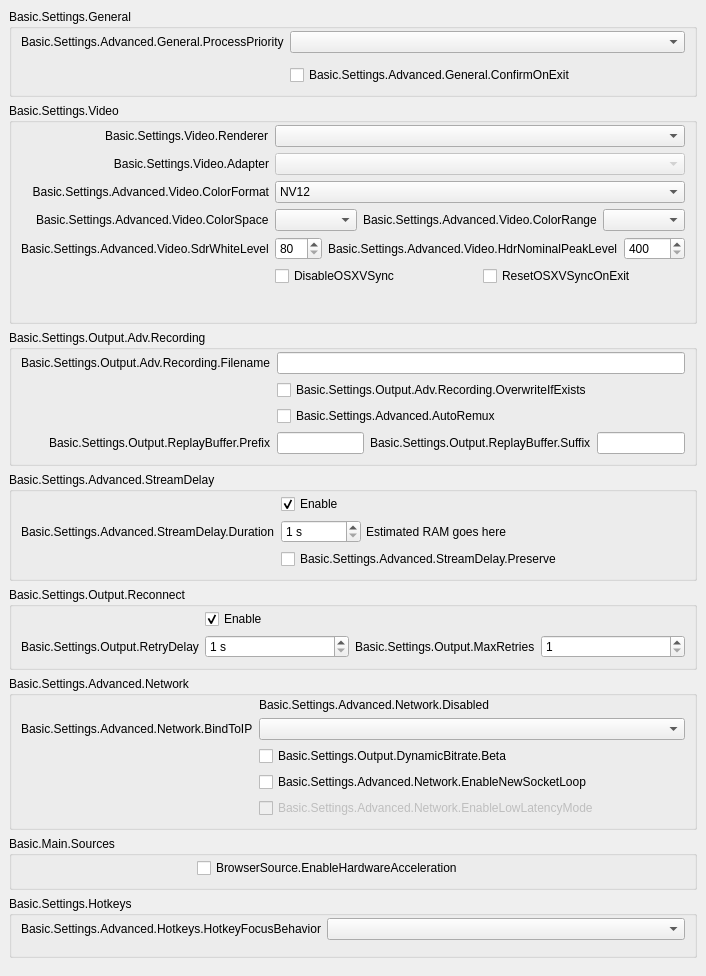
           <widget class="QWidget" name="scrollAreaWidgetContents">
            <property name="geometry">
             <rect>
              <x>0</x>
              <y>0</y>
              <width>609</width>
              <height>870</height>
             </rect>
            </property>
            <layout class="QVBoxLayout" name="verticalLayout_23">
             <property name="leftMargin">
              <number>0</number>
             </property>
             <property name="topMargin">
              <number>0</number>
             </property>
             <property name="rightMargin">
              <number>0</number>
             </property>
             <property name="bottomMargin">
              <number>9</number>
             </property>
             <item>
              <widget class="QFrame" name="widget_11">
               <layout class="QVBoxLayout" name="verticalLayout_24">
                <item>
                 <widget class="QGroupBox" name="advancedGeneralGroupBox">
                  <property name="title">
                   <string>Basic.Settings.General</string>
                  </property>
                  <layout class="QFormLayout" name="formLayout_22">
                   <property name="fieldGrowthPolicy">
                    <enum>QFormLayout::AllNonFixedFieldsGrow</enum>
                   </property>
                   <property name="labelAlignment">
                    <set>Qt::AlignRight|Qt::AlignTrailing|Qt::AlignVCenter</set>
                   </property>
                   <property name="topMargin">
                    <number>2</number>
                   </property>
                   <item row="0" column="0">
                    <widget class="QLabel" name="processPriorityLabel">
                     <property name="text">
                      <string>Basic.Settings.Advanced.General.ProcessPriority</string>
                     </property>
                     <property name="buddy">
                      <cstring>processPriority</cstring>
                     </property>
                    </widget>
                   </item>
                   <item row="0" column="1">
                    <widget class="QComboBox" name="processPriority"/>
                   </item>
                   <item row="1" column="0">
                    <spacer name="horizontalSpacer_13">
                     <property name="orientation">
                      <enum>Qt::Horizontal</enum>
                     </property>
                     <property name="sizeHint" stdset="0">
                      <size>
                       <width>170</width>
                       <height>0</height>
                      </size>
                     </property>
                    </spacer>
                   </item>
                   <item row="2" column="1">
                    <widget class="QCheckBox" name="confirmOnExit">
                     <property name="text">
                      <string>Basic.Settings.Advanced.General.ConfirmOnExit</string>
                     </property>
                    </widget>
                   </item>
                  </layout>
                 </widget>
                </item>
                <item>
                 <widget class="QGroupBox" name="advancedVideoContainer">
                  <property name="title">
                   <string>Basic.Settings.Video</string>
                  </property>
                  <layout class="QFormLayout" name="formLayout_14">
                   <property name="fieldGrowthPolicy">
                    <enum>QFormLayout::AllNonFixedFieldsGrow</enum>
                   </property>
                   <property name="labelAlignment">
                    <set>Qt::AlignRight|Qt::AlignTrailing|Qt::AlignVCenter</set>
                   </property>
                   <property name="topMargin">
                    <number>2</number>
                   </property>
                   <item row="0" column="0">
                    <widget class="QLabel" name="rendererLabel">
                     <property name="text">
                      <string>Basic.Settings.Video.Renderer</string>
                     </property>
                     <property name="buddy">
                      <cstring>renderer</cstring>
                     </property>
                    </widget>
                   </item>
                   <item row="0" column="1">
                    <widget class="QComboBox" name="renderer">
                     <property name="currentText">
                      <string notr="true"/>
                     </property>
                    </widget>
                   </item>
                   <item row="1" column="0">
                    <widget class="QLabel" name="adapterLabel">
                     <property name="text">
                      <string>Basic.Settings.Video.Adapter</string>
                     </property>
                     <property name="alignment">
                      <set>Qt::AlignRight|Qt::AlignTrailing|Qt::AlignVCenter</set>
                     </property>
                     <property name="buddy">
                      <cstring>adapter</cstring>
                     </property>
                    </widget>
                   </item>
                   <item row="1" column="1">
                    <widget class="QComboBox" name="adapter">
                     <property name="enabled">
                      <bool>false</bool>
                     </property>
                     <property name="currentText">
                      <string notr="true"/>
                     </property>
                    </widget>
                   </item>
                   <item row="2" column="0">
                    <widget class="QLabel" name="label_30">
                     <property name="minimumSize">
                      <size>
                       <width>0</width>
                       <height>0</height>
                      </size>
                     </property>
                     <property name="text">
                      <string>Basic.Settings.Advanced.Video.ColorFormat</string>
                     </property>
                     <property name="alignment">
                      <set>Qt::AlignRight|Qt::AlignTrailing|Qt::AlignVCenter</set>
                     </property>
                     <property name="buddy">
                      <cstring>colorFormat</cstring>
                     </property>
                    </widget>
                   </item>
                   <item row="2" column="1">
                    <widget class="QComboBox" name="colorFormat">
                     <item>
                      <property name="text">
                       <string notr="true">NV12</string>
                      </property>
                     </item>
                     <item>
                      <property name="text">
                       <string notr="true">I420</string>
                      </property>
                     </item>
                     <item>
                      <property name="text">
                       <string notr="true">I444</string>
                      </property>
                     </item>
                     <item>
                      <property name="text">
                       <string notr="true">P010</string>
                      </property>
                     </item>
                     <item>
                      <property name="text">
                       <string notr="true">I010</string>
                      </property>
                     </item>
                     <item>
                      <property name="text">
                       <string notr="true">RGB</string>
                      </property>
                     </item>
                    </widget>
                   </item>
                   <item row="3" column="0">
                    <widget class="QLabel" name="label_33">
                     <property name="text">
                      <string>Basic.Settings.Advanced.Video.ColorSpace</string>
                     </property>
                     <property name="buddy">
                      <cstring>colorSpace</cstring>
                     </property>
                    </widget>
                   </item>
                   <item row="3" column="1">
                    <layout class="QHBoxLayout" name="horizontalLayout_20">
                     <property name="leftMargin">
                      <number>0</number>
                     </property>
                     <property name="topMargin">
                      <number>0</number>
                     </property>
                     <property name="rightMargin">
                      <number>0</number>
                     </property>
                     <property name="bottomMargin">
                      <number>0</number>
                     </property>
                     <item>
                      <widget class="QComboBox" name="colorSpace"/>
                     </item>
                     <item>
                      <widget class="QLabel" name="label_34">
                       <property name="sizePolicy">
                        <sizepolicy hsizetype="Maximum" vsizetype="Preferred">
                         <horstretch>0</horstretch>
                         <verstretch>0</verstretch>
                        </sizepolicy>
                       </property>
                       <property name="text">
                        <string>Basic.Settings.Advanced.Video.ColorRange</string>
                       </property>
                       <property name="buddy">
                        <cstring>colorRange</cstring>
                       </property>
                      </widget>
                     </item>
                     <item>
                      <widget class="QComboBox" name="colorRange"/>
                     </item>
                    </layout>
                   </item>
                   <item row="4" column="0">
                    <widget class="QLabel" name="label_sdrWhiteLevel">
                     <property name="text">
                      <string>Basic.Settings.Advanced.Video.SdrWhiteLevel</string>
                     </property>
                     <property name="buddy">
                      <cstring>sdrWhiteLevel</cstring>
                     </property>
                    </widget>
                   </item>
                   <item row="4" column="1">
                    <layout class="QHBoxLayout" name="horizontalLayout_sdrPaperWhite">
                     <property name="leftMargin">
                      <number>0</number>
                     </property>
                     <property name="topMargin">
                      <number>0</number>
                     </property>
                     <property name="rightMargin">
                      <number>0</number>
                     </property>
                     <property name="bottomMargin">
                      <number>0</number>
                     </property>
                     <item>
                      <widget class="QSpinBox" name="sdrWhiteLevel">
                       <property name="minimum">
                        <number>80</number>
                       </property>
                       <property name="maximum">
                        <number>480</number>
                       </property>
                      </widget>
                     </item>
                     <item>
                      <widget class="QLabel" name="label_hdrNominalPeakLevel">
                       <property name="sizePolicy">
                        <sizepolicy hsizetype="Maximum" vsizetype="Preferred">
                         <horstretch>0</horstretch>
                         <verstretch>0</verstretch>
                        </sizepolicy>
                       </property>
                       <property name="text">
                        <string>Basic.Settings.Advanced.Video.HdrNominalPeakLevel</string>
                       </property>
                       <property name="buddy">
                        <cstring>hdrNominalPeakLevel</cstring>
                       </property>
                      </widget>
                     </item>
                     <item>
                      <widget class="QSpinBox" name="hdrNominalPeakLevel">
                       <property name="minimum">
                        <number>400</number>
                       </property>
                       <property name="maximum">
                        <number>10000</number>
                       </property>
                      </widget>
                     </item>
                    </layout>
                   </item>
                   <item row="5" column="1">
                    <layout class="QHBoxLayout" name="horizontalLayout_18">
                     <property name="leftMargin">
                      <number>0</number>
                     </property>
                     <property name="topMargin">
                      <number>0</number>
                     </property>
                     <property name="rightMargin">
                      <number>0</number>
                     </property>
                     <property name="bottomMargin">
                      <number>0</number>
                     </property>
                     <item>
                      <widget class="QCheckBox" name="disableOSXVSync">
                       <property name="text">
                        <string>DisableOSXVSync</string>
                       </property>
                      </widget>
                     </item>
                     <item>
                      <widget class="QCheckBox" name="resetOSXVSync">
                       <property name="text">
                        <string>ResetOSXVSyncOnExit</string>
                       </property>
                      </widget>
                     </item>
                    </layout>
                   </item>
                   <item row="6" column="0">
                    <spacer name="horizontalSpacer_12">
                     <property name="orientation">
                      <enum>Qt::Horizontal</enum>
                     </property>
                     <property name="sizeHint" stdset="0">
                      <size>
                       <width>170</width>
                       <height>20</height>
                      </size>
                     </property>
                    </spacer>
                   </item>
                  </layout>
                 </widget>
                </item>
                <item>
                 <widget class="QGroupBox" name="groupBox_6">
                  <property name="title">
                   <string>Basic.Settings.Output.Adv.Recording</string>
                  </property>
                  <layout class="QFormLayout" name="formLayout_17">
                   <property name="fieldGrowthPolicy">
                    <enum>QFormLayout::AllNonFixedFieldsGrow</enum>
                   </property>
                   <property name="labelAlignment">
                    <set>Qt::AlignRight|Qt::AlignTrailing|Qt::AlignVCenter</set>
                   </property>
                   <property name="topMargin">
                    <number>2</number>
                   </property>
                   <item row="0" column="0">
                    <widget class="QLabel" name="label_7">
                     <property name="text">
                      <string>Basic.Settings.Output.Adv.Recording.Filename</string>
                     </property>
                     <property name="buddy">
                      <cstring>filenameFormatting</cstring>
                     </property>
                    </widget>
                   </item>
                   <item row="0" column="1">
                    <widget class="QLineEdit" name="filenameFormatting"/>
                   </item>
                   <item row="1" column="1">
                    <widget class="QCheckBox" name="overwriteIfExists">
                     <property name="text">
                      <string>Basic.Settings.Output.Adv.Recording.OverwriteIfExists</string>
                     </property>
                    </widget>
                   </item>
                   <item row="3" column="1">
                    <layout class="QHBoxLayout" name="horizontalLayout_14">
                     <property name="leftMargin">
                      <number>0</number>
                     </property>
                     <property name="topMargin">
                      <number>0</number>
                     </property>
                     <property name="rightMargin">
                      <number>0</number>
                     </property>
                     <property name="bottomMargin">
                      <number>0</number>
                     </property>
                     <item>
                      <widget class="QLineEdit" name="simpleRBPrefix"/>
                     </item>
                     <item>
                      <widget class="QLabel" name="label_58">
                       <property name="text">
                        <string>Basic.Settings.Output.ReplayBuffer.Suffix</string>
                       </property>
                       <property name="buddy">
                        <cstring>simpleRBSuffix</cstring>
                       </property>
                      </widget>
                     </item>
                     <item>
                      <widget class="QLineEdit" name="simpleRBSuffix"/>
                     </item>
                    </layout>
                   </item>
                   <item row="3" column="0">
                    <widget class="QLabel" name="label_57">
                     <property name="text">
                      <string>Basic.Settings.Output.ReplayBuffer.Prefix</string>
                     </property>
                     <property name="buddy">
                      <cstring>simpleRBPrefix</cstring>
                     </property>
                    </widget>
                   </item>
                   <item row="1" column="0">
                    <spacer name="horizontalSpacer_10">
                     <property name="orientation">
                      <enum>Qt::Horizontal</enum>
                     </property>
                     <property name="sizeHint" stdset="0">
                      <size>
                       <width>170</width>
                       <height>20</height>
                      </size>
                     </property>
                    </spacer>
                   </item>
                   <item row="2" column="1">
                    <widget class="QCheckBox" name="autoRemux">
                     <property name="text">
                      <string>Basic.Settings.Advanced.AutoRemux</string>
                     </property>
                    </widget>
                   </item>
                   <item row="2" column="0">
                    <spacer name="horizontalSpacer_16">
                     <property name="orientation">
                      <enum>Qt::Horizontal</enum>
                     </property>
                     <property name="sizeHint" stdset="0">
                      <size>
                       <width>40</width>
                       <height>20</height>
                      </size>
                     </property>
                    </spacer>
                   </item>
                  </layout>
                 </widget>
                </item>
                <item>
                 <widget class="QGroupBox" name="groupBox_5">
                  <property name="title">
                   <string>Basic.Settings.Advanced.StreamDelay</string>
                  </property>
                  <layout class="QFormLayout" name="formLayout_18">
                   <property name="fieldGrowthPolicy">
                    <enum>QFormLayout::AllNonFixedFieldsGrow</enum>
                   </property>
                   <property name="labelAlignment">
                    <set>Qt::AlignRight|Qt::AlignTrailing|Qt::AlignVCenter</set>
                   </property>
                   <property name="topMargin">
                    <number>2</number>
                   </property>
                   <item row="1" column="0">
                    <widget class="QLabel" name="label_56">
                     <property name="text">
                      <string>Basic.Settings.Advanced.StreamDelay.Duration</string>
                     </property>
                     <property name="buddy">
                      <cstring>streamDelaySec</cstring>
                     </property>
                    </widget>
                   </item>
                   <item row="1" column="1">
                    <widget class="QFrame" name="widget_12">
                     <property name="enabled">
                      <bool>true</bool>
                     </property>
                     <layout class="QHBoxLayout" name="horizontalLayout_13">
                      <property name="spacing">
                       <number>5</number>
                      </property>
                      <property name="leftMargin">
                       <number>0</number>
                      </property>
                      <property name="topMargin">
                       <number>0</number>
                      </property>
                      <property name="rightMargin">
                       <number>0</number>
                      </property>
                      <property name="bottomMargin">
                       <number>0</number>
                      </property>
                      <item>
                       <widget class="QSpinBox" name="streamDelaySec">
                        <property name="enabled">
                         <bool>true</bool>
                        </property>
                        <property name="sizePolicy">
                         <sizepolicy hsizetype="Maximum" vsizetype="Fixed">
                          <horstretch>0</horstretch>
                          <verstretch>0</verstretch>
                         </sizepolicy>
                        </property>
                        <property name="minimumSize">
                         <size>
                          <width>80</width>
                          <height>0</height>
                         </size>
                        </property>
                        <property name="suffix">
                         <string notr="true"> s</string>
                        </property>
                        <property name="minimum">
                         <number>1</number>
                        </property>
                        <property name="maximum">
                         <number>1800</number>
                        </property>
                       </widget>
                      </item>
                      <item>
                       <widget class="QLabel" name="streamDelayInfo">
                        <property name="text">
                         <string notr="true">Estimated RAM goes here</string>
                        </property>
                       </widget>
                      </item>
                     </layout>
                    </widget>
                   </item>
                   <item row="2" column="1">
                    <widget class="QCheckBox" name="streamDelayPreserve">
                     <property name="text">
                      <string>Basic.Settings.Advanced.StreamDelay.Preserve</string>
                     </property>
                    </widget>
                   </item>
                   <item row="0" column="1">
                    <widget class="QCheckBox" name="streamDelayEnable">
                     <property name="text">
                      <string>Enable</string>
                     </property>
                     <property name="checked">
                      <bool>true</bool>
                     </property>
                    </widget>
                   </item>
                   <item row="2" column="0">
                    <spacer name="horizontalSpacer_9">
                     <property name="orientation">
                      <enum>Qt::Horizontal</enum>
                     </property>
                     <property name="sizeHint" stdset="0">
                      <size>
                       <width>170</width>
                       <height>20</height>
                      </size>
                     </property>
                    </spacer>
                   </item>
                  </layout>
                 </widget>
                </item>
                <item>
                 <widget class="QGroupBox" name="groupBox_7">
                  <property name="title">
                   <string>Basic.Settings.Output.Reconnect</string>
                  </property>
                  <layout class="QFormLayout" name="formLayout_19">
                   <property name="fieldGrowthPolicy">
                    <enum>QFormLayout::AllNonFixedFieldsGrow</enum>
                   </property>
                   <property name="labelAlignment">
                    <set>Qt::AlignRight|Qt::AlignTrailing|Qt::AlignVCenter</set>
                   </property>
                   <property name="topMargin">
                    <number>2</number>
                   </property>
                   <item row="0" column="1">
                    <widget class="QCheckBox" name="reconnectEnable">
                     <property name="text">
                      <string>Enable</string>
                     </property>
                     <property name="checked">
                      <bool>true</bool>
                     </property>
                    </widget>
                   </item>
                   <item row="1" column="1">
                    <layout class="QHBoxLayout" name="horizontalLayout_19">
                     <property name="leftMargin">
                      <number>0</number>
                     </property>
                     <property name="topMargin">
                      <number>0</number>
                     </property>
                     <property name="rightMargin">
                      <number>0</number>
                     </property>
                     <property name="bottomMargin">
                      <number>0</number>
                     </property>
                     <item>
                      <widget class="QSpinBox" name="reconnectRetryDelay">
                       <property name="suffix">
                        <string> s</string>
                       </property>
                       <property name="minimum">
                        <number>1</number>
                       </property>
                       <property name="maximum">
                        <number>30</number>
                       </property>
                      </widget>
                     </item>
                     <item>
                      <widget class="QLabel" name="label_22">
                       <property name="sizePolicy">
                        <sizepolicy hsizetype="Maximum" vsizetype="Preferred">
                         <horstretch>0</horstretch>
                         <verstretch>0</verstretch>
                        </sizepolicy>
                       </property>
                       <property name="text">
                        <string>Basic.Settings.Output.MaxRetries</string>
                       </property>
                       <property name="buddy">
                        <cstring>reconnectMaxRetries</cstring>
                       </property>
                      </widget>
                     </item>
                     <item>
                      <widget class="QSpinBox" name="reconnectMaxRetries">
                       <property name="minimum">
                        <number>1</number>
                       </property>
                       <property name="maximum">
                        <number>10000</number>
                       </property>
                      </widget>
                     </item>
                    </layout>
                   </item>
                   <item row="1" column="0">
                    <widget class="QLabel" name="label_17">
                     <property name="text">
                      <string>Basic.Settings.Output.RetryDelay</string>
                     </property>
                     <property name="buddy">
                      <cstring>reconnectRetryDelay</cstring>
                     </property>
                    </widget>
                   </item>
                   <item row="0" column="0">
                    <spacer name="horizontalSpacer_8">
                     <property name="orientation">
                      <enum>Qt::Horizontal</enum>
                     </property>
                     <property name="sizeHint" stdset="0">
                      <size>
                       <width>170</width>
                       <height>20</height>
                      </size>
                     </property>
                    </spacer>
                   </item>
                  </layout>
                 </widget>
                </item>
                <item>
                 <widget class="QGroupBox" name="advNetworkGroupBox">
                  <property name="title">
                   <string>Basic.Settings.Advanced.Network</string>
                  </property>
                  <layout class="QFormLayout" name="formLayout_23">
                   <property name="fieldGrowthPolicy">
                    <enum>QFormLayout::AllNonFixedFieldsGrow</enum>
                   </property>
                   <property name="labelAlignment">
                    <set>Qt::AlignRight|Qt::AlignTrailing|Qt::AlignVCenter</set>
                   </property>
                   <property name="topMargin">
                    <number>2</number>
                   </property>
                   <item row="0" column="1">
                    <widget class="QLabel" name="advNetworkDisabled">
                     <property name="text">
                      <string>Basic.Settings.Advanced.Network.Disabled</string>
                     </property>
                    </widget>
                   </item>
                   <item row="1" column="0">
                    <widget class="QLabel" name="bindToIPLabel">
                     <property name="text">
                      <string>Basic.Settings.Advanced.Network.BindToIP</string>
                     </property>
                     <property name="buddy">
                      <cstring>bindToIP</cstring>
                     </property>
                    </widget>
                   </item>
                   <item row="1" column="1">
                    <widget class="QComboBox" name="bindToIP"/>
                   </item>
                   <item row="3" column="1">
                    <widget class="QCheckBox" name="enableNewSocketLoop">
                     <property name="text">
                      <string>Basic.Settings.Advanced.Network.EnableNewSocketLoop</string>
                     </property>
                    </widget>
                   </item>
                   <item row="4" column="1">
                    <widget class="QCheckBox" name="enableLowLatencyMode">
                     <property name="enabled">
                      <bool>false</bool>
                     </property>
                     <property name="text">
                      <string>Basic.Settings.Advanced.Network.EnableLowLatencyMode</string>
                     </property>
                    </widget>
                   </item>
                   <item row="3" column="0">
                    <spacer name="horizontalSpacer_7">
                     <property name="orientation">
                      <enum>Qt::Horizontal</enum>
                     </property>
                     <property name="sizeHint" stdset="0">
                      <size>
                       <width>170</width>
                       <height>1</height>
                      </size>
                     </property>
                    </spacer>
                   </item>
                   <item row="2" column="1">
                    <widget class="QCheckBox" name="dynBitrate">
                     <property name="toolTip">
                      <string>Basic.Settings.Output.DynamicBitrate.TT</string>
                     </property>
                     <property name="text">
                      <string>Basic.Settings.Output.DynamicBitrate.Beta</string>
                     </property>
                    </widget>
                   </item>
                  </layout>
                 </widget>
                </item>
                <item>
                 <widget class="QGroupBox" name="sourcesGroup">
                  <property name="title">
                   <string>Basic.Main.Sources</string>
                  </property>
                  <layout class="QFormLayout" name="formLayout_34">
                   <property name="topMargin">
                    <number>2</number>
                   </property>
                   <item row="0" column="0">
                    <spacer name="horizontalSpacer_15">
                     <property name="orientation">
                      <enum>Qt::Horizontal</enum>
                     </property>
                     <property name="sizeHint" stdset="0">
                      <size>
                       <width>170</width>
                       <height>20</height>
                      </size>
                     </property>
                    </spacer>
                   </item>
                   <item row="0" column="1">
                    <widget class="QCheckBox" name="browserHWAccel">
                     <property name="text">
                      <string>BrowserSource.EnableHardwareAcceleration</string>
                     </property>
                    </widget>
                   </item>
                  </layout>
                 </widget>
                </item>
                <item>
                 <widget class="QGroupBox" name="groupBox_17">
                  <property name="title">
                   <string>Basic.Settings.Hotkeys</string>
                  </property>
                  <layout class="QFormLayout" name="formLayout_33">
                   <property name="labelAlignment">
                    <set>Qt::AlignRight|Qt::AlignTrailing|Qt::AlignVCenter</set>
                   </property>
                   <property name="topMargin">
                    <number>2</number>
                   </property>
                   <item row="0" column="0">
                    <widget class="QLabel" name="label_21">
                     <property name="text">
                      <string>Basic.Settings.Advanced.Hotkeys.HotkeyFocusBehavior</string>
                     </property>
                    </widget>
                   </item>
                   <item row="0" column="1">
                    <widget class="QComboBox" name="hotkeyFocusType"/>
                   </item>
                   <item row="1" column="0">
                    <spacer name="horizontalSpacer_14">
                     <property name="orientation">
                      <enum>Qt::Horizontal</enum>
                     </property>
                     <property name="sizeHint" stdset="0">
                      <size>
                       <width>170</width>
                       <height>0</height>
                      </size>
                     </property>
                    </spacer>
                   </item>
                  </layout>
                 </widget>
                </item>
               </layout>
              </widget>
             </item>
            </layout>
           </widget>
